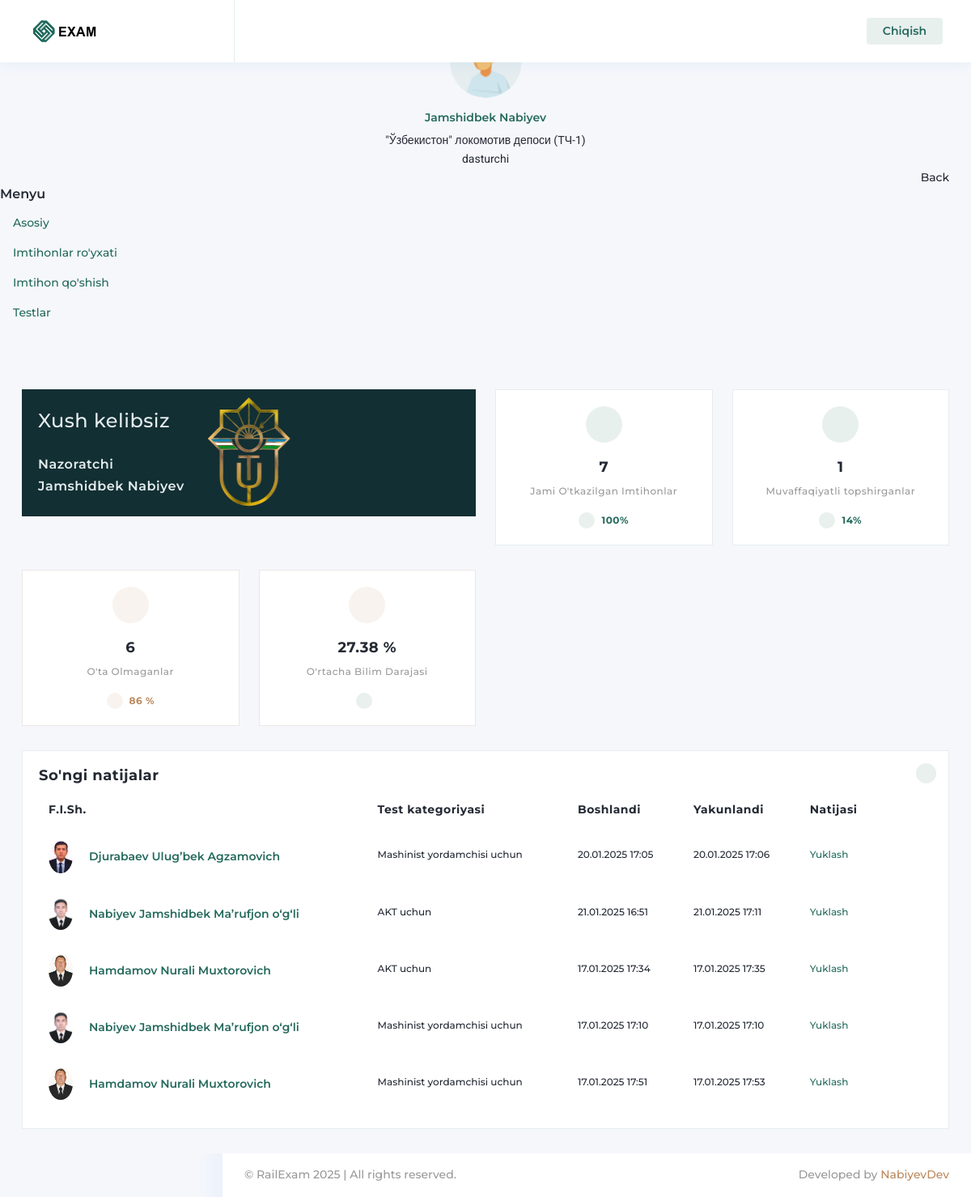
The page /profiles/operator/dashboard/ (signed in) on the database as committed earlier.
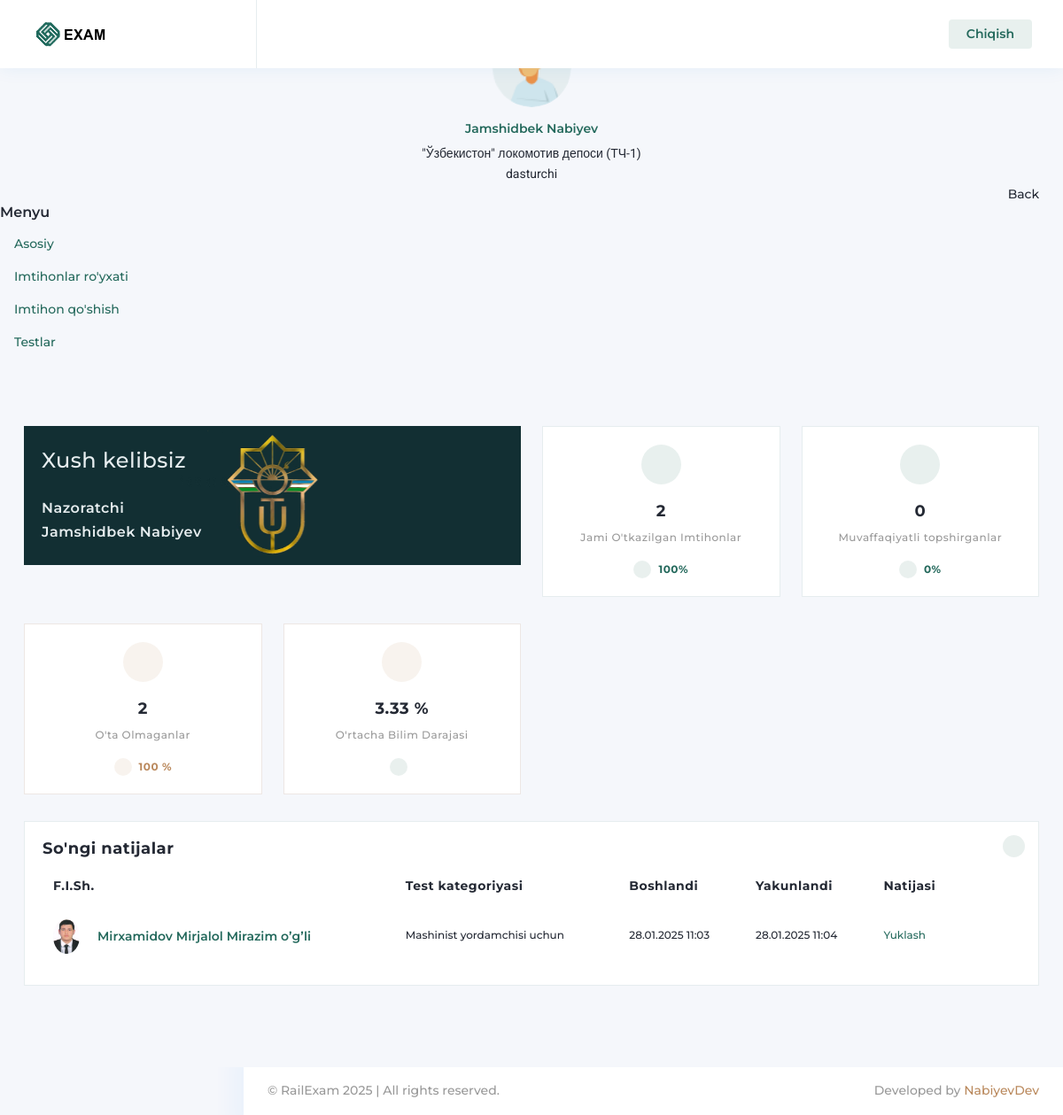
The same page on the database as committed later.
### exams/models.py (models this page shows, shortened)
class Exam(models.Model):
    category = models.ForeignKey(Category, on_delete=models.CASCADE)
    employee = models.ForeignKey(Profile, on_delete=models.CASCADE)
    overseer = models.ForeignKey(Profile, on_delete=models.CASCADE, related_name='overseer')
    time_limit = models.PositiveIntegerField(default=20)
    created = models.DateTimeField(auto_now_add=True)
    started = models.DateTimeField(blank=True, null=True)
    deadline = models.DateTimeField(blank=True, null=True)
    ended = models.DateTimeField(blank=True, null=True)
    unique_id = models.CharField(max_length=255)
    pdf_short_path = models.CharField(max_length=255, blank=True, null=True)

class Category(models.Model):
    name = models.CharField(max_length=100)
    def __str__(self):
        return self.name

### profiles/models.py (models this page shows, shortened)
class Profile(models.Model):
    user = models.OneToOneField(User, on_delete=models.CASCADE)
    company = models.ForeignKey(Company, on_delete=models.CASCADE)
    role = models.ForeignKey(Role, on_delete=models.CASCADE)
    fullname = models.CharField(max_length=100)
    position = models.CharField(max_length=255)
    pin = models.CharField(max_length=20)
    image = models.ImageField(null=True, blank=True, upload_to='3x4')
    phone_number = models.CharField(max_length=20, null=True, blank=True)
    tabel_num = models.CharField(max_length=20, null=True, blank=True)
    seniority_railway = models.DateField(null=True, blank=True)
    seniority_position = models.DateField(null=True, blank=True)
    passport_pdf = models.FileField(upload_to=r"documents", null=True, blank=True)
    work_record_pdf = models.FileField(upload_to=r"documents", null=True, blank=True)
    med_card_pdf = models.FileField(upload_to=r"documents", null=True, blank=True)
    recommendation_pdf = models.FileField(upload_to=r"documents", null=True, blank=True)

### profiles/views.py (the view)
# urls.py: path('operator/dashboard/', operator_main_view, name='operator_dashboard'),
@login_required
def operator_main_view(request):
    total_exams = Exam.objects.count()
    successful_exams = 0
    failed_exams = 0
    total_percentage = 0
    exams = Exam.objects.annotate(
        total_results=Count('results'),
        correct_results=Count('results', filter=Q(results__option_result='correct'))
    )
    for exam in exams:
        if exam.total_results > 0:
            correct_percentage = (exam.correct_results / exam.total_results) * 100
            total_percentage += correct_percentage
            if correct_percentage > 55:
                successful_exams += 1
            else:
                failed_exams += 1
        else:
            failed_exams += 1  # Exams with no results are considered failed
    average_percentage = total_percentage / total_exams if total_exams > 0 else 0
    last_five_exams = Exam.objects.filter(ended__isnull=False).order_by('-created')[:5]
    divider = total_exams
    if divider == 0:
        divider = 1
    context = {
        "total_exams": total_exams,
        "successful_exams": successful_exams,
        "failed_exams": failed_exams,
        "average_percentage": round(average_percentage, 2),
        "successful_percent": round(successful_exams/total_exams*100),
        "failed_percent": round(failed_exams/total_exams*100),
        "last_five_exams": last_five_exams
    }
    return render(request, 'profiles/operator/dashboard.html', context)

### exams/context_processors.py (called while the page is built)
def finish_unfinished_exams(request):
    now = timezone.now()
    unfinished_exams = Exam.objects.filter(deadline__isnull=False, ended__isnull=True)
    for uf_exam in unfinished_exams:
        if uf_exam.deadline <= now:
            uf_exam.ended = uf_exam.deadline
            uf_exam.save()
    return {}

### templates/profiles/operator/dashboard.html (shortened to what the changed rows need)
{% extends 'profiles/operator-base.html' %}
{% load static %}
{% block head %}
<link rel="stylesheet" type="text/css" href="{% static 'assets/css/fontawesome.css' %}">
<link rel="stylesheet" type="text/css" href="{% static 'assets/css/icofont.css' %}">
<link rel="stylesheet" type="text/css" href="{% static 'assets/css/themify.css' %}">
<link rel="stylesheet" type="text/css" href="{% static 'assets/css/flag-icon.css' %}">
<link rel="stylesheet" type="text/css" href="{% static 'assets/css/feather-icon.css' %}">
<link rel="stylesheet" type="text/css" href="{% static 'assets/css/animate.css' %}">
<link rel="stylesheet" type="text/css" href="{% static 'assets/css/chartist.css' %}">
<link rel="stylesheet" type="text/css" href="{% static 'assets/css/date-picker.css' %}">
<link rel="stylesheet" type="text/css" href="{% static 'assets/css/prism.css' %}">
<link rel="stylesheet" type="text/css" href="{% static 'assets/css/vector-map.css' %}">
<link rel="stylesheet" type="text/css" href="{% static 'assets/css/bootstrap.css' %}">
<link rel="stylesheet" type="text/css" href="{% static 'assets/css/style.css' %}">
<link id="color" rel="stylesheet" href="{% static 'assets/css/color-1.css' %}" media="screen">
<link rel="stylesheet" type="text/css" href="{% static 'assets/css/responsive.css' %}">
{% endblock %}
{% block body %}
<div class="page-body">
    <div class="container-fluid dashboard-default-sec">
        <div class="row">
            <div class="col-xl-12 box-col-12 des-xl-100">
                <div class="row">
                    <div class="col-xl-3 col-md-3 col-sm-6 box-col-3 des-xl-25 rate-sec">
                        <div class="card income-card card-primary">
                            <div class="card-body text-center">
                                <div class="round-box" style="font-size: 170%; color: green;">
                                    <i class="fa fa-th"></i>
                                </div>
                                <h5>{{ total_exams }}</h5>
                                <p>Jami o'tkazilgan imtihonlar</p><a class="btn-arrow arrow-primary"
                                                                     href="javascript:void(0)"><i
                                    class="toprightarrow-primary fa fa-arrow-up me-2"></i>100%</a>
                            </div>
                        </div>
                    </div>
                    <div class="col-xl-3 col-md-3 col-sm-6 box-col-3 des-xl-25 rate-sec">
                        <div class="card income-card card-primary">
                            <div class="card-body text-center">
                                <div class="round-box" style="font-size: 170%; color: green;">
                                    <i class="fa fa-check-square-o"></i>
                                </div>
                                <h5>{{ successful_exams }}</h5>
                                <p style="text-transform: none;">Muvaffaqiyatli topshirganlar</p><a
                                    class="btn-arrow arrow-primary"
                                    href="javascript:void(0)"><i
                                    class="toprightarrow-primary fa fa-arrow-up me-2"></i>{{ successful_percent }}%</a>
                            </div>
                        </div>
                    </div>
                    <div class="col-xl-3 col-md-3 col-sm-6 box-col-3 des-xl-25 rate-sec">
                        <div class="card income-card card-secondary">
                            <div class="card-body text-center">
                                <div class="round-box" style="font-size: 170%; color: red;">
                                    <i class="fa fa-times-circle-o"></i>
                                </div>
                                <h5>{{ failed_exams }}</h5>
                                <p>O'ta olmaganlar</p><a class="btn-arrow arrow-secondary"
                                                         href="javascript:void(0)"><i
                                    class="toprightarrow-secondary fa fa-arrow-up me-2"></i>{{ failed_percent }} % </a>
                            </div>
                        </div>
                    </div>
                    <div class="col-xl-3 col-md-3 col-sm-6 box-col-3 des-xl-25 rate-sec">
                        <div class="card income-card card-secondary">
                            <div class="card-body text-center">
                                <div class="round-box" style="font-size: 170%; color: green;">
                                    <i class="fa fa-empire"></i>
                                </div>
                                <h5>{{ average_percentage }} %</h5>
                                <p>O'rtacha bilim darajasi</p><a class="btn-arrow arrow-secondary"
                                                                 href="javascript:void(0)">
                                <i class="toprightarrow-primary fa fa-arrow-up me-2"></i></a>
                            </div>
                        </div>
                    </div>
                </div>
            </div>
            <div class="col-xl-12 box-col-12 des-xl-100">
                <div class="row">
                    <div class="col-xl-12 recent-order-sec">
                        <div class="card">
                            <div class="card-body">
                                <div class="table-responsive">
                                    <table class="table table-bordernone">
                                        <thead>
                                        <tr>
                                            <th>F.I.Sh.</th>
                                            <th>Test kategoriyasi</th>
                                            <th>Boshlandi</th>
                                            <th>Yakunlandi</th>
                                            <th>Natijasi</th>
                                            <th>
                                                <div class="setting-list">
                                                    <ul class="list-unstyled setting-option">
                                                        <li>
                                                        </li>
                                                    </ul>
                                                </div>
                                            </th>
                                        </tr>
                                        </thead>
                                        <tbody>
                                        {% for exam in last_five_exams %}
                                        <tr>
                                            <td>
                                                <div class="media">
                                                    <img class="img-fluid rounded-circle" style="width:30px;"
                                                         src="{{exam.employee.image.url}}"
                                                         alt="" data-original-title="" title="">
                                                    <div class="media-body"><a href="#"><span>{{ exam.employee.fullname }}</span></a>
                                                    </div>
                                                </div>
                                            </td>
                                            <td>
                                                <a>{{ exam.category }}</a>
                                            </td>
                                            <td>
                                                <a>{{ exam.started|date:'d.m.Y H:i' }}</a>
                                            </td>
                                            <td>
                                                <a>{{ exam.ended|date:'d.m.Y H:i' }}</a>
                                            </td>
                                            <td>
                                                <a href="/exams/qr-result/{{ exam.unique_id }}">Yuklash</a>
                                            </td>
                                        </tr>
                                        {% endfor %}
                                        </tbody>
                                    </table>
                                </div>
                            </div>
                        </div>
                    </div>
                </div>
            </div>
        </div>
    </div>
</div>
{% endblock %}

Rows that differ between the two databases and show on the page:
removed Exam: employee.image (picture), employee.fullname "Djurabaev Ulugʼbek Agzamovich", category "Mashinist yordamchisi uchun", started "20.01.2025 17:05", ended "20.01.2025 17:06"
removed Exam: employee.image (picture), employee.fullname "Nabiyev Jamshidbek Ma’rufjon o‘g‘li", category "AKT uchun", started "21.01.2025 16:51", ended "21.01.2025 17:11"
removed Exam: employee.image (picture), employee.fullname "Hamdamov Nurali Muxtorovich", category "AKT uchun", started "17.01.2025 17:34", ended "17.01.2025 17:35"
removed Exam: employee.image (picture), employee.fullname "Nabiyev Jamshidbek Ma’rufjon o‘g‘li", category "Mashinist yordamchisi uchun", started "17.01.2025 17:10", ended "17.01.2025 17:10"
removed Exam: employee.image (picture), employee.fullname "Hamdamov Nurali Muxtorovich", category "Mashinist yordamchisi uchun", started "17.01.2025 17:51", ended "17.01.2025 17:53"
added Exam: employee.image (picture), employee.fullname "Mirxamidov Mirjalol Mirazim oʼgʼli", category "Mashinist yordamchisi uchun", started "28.01.2025 11:03", ended "28.01.2025 11:04"
Other text that changed with them:
{{ total_exams }}: "7" → "2"
{{ successful_exams }}: "1" → "0"
{{ successful_percent }}: "14" → "0"
{{ failed_exams }}: "6" → "2"
{{ failed_percent }}: "86" → "100"
{{ average_percentage }}: "27.38" → "3.33"
